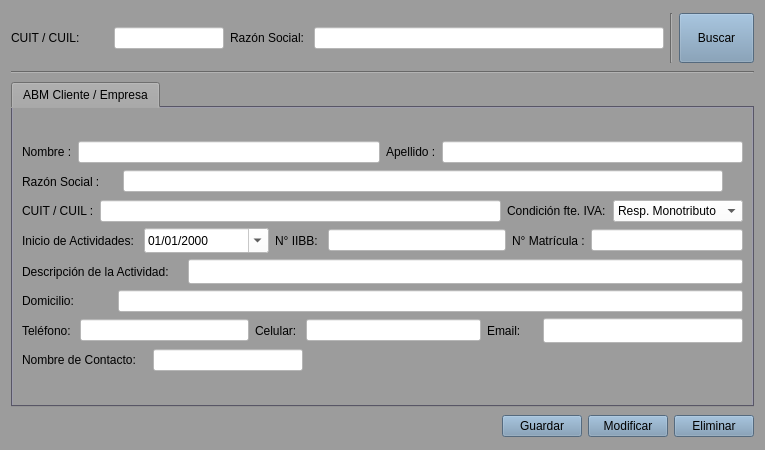
<?xml version="1.0" encoding="UTF-8"?>
<ui version="4.0">
 <class>form_clientes</class>
 <widget class="QWidget" name="form_clientes">
  <property name="geometry">
   <rect>
    <x>0</x>
    <y>0</y>
    <width>765</width>
    <height>450</height>
   </rect>
  </property>
  <property name="minimumSize">
   <size>
    <width>765</width>
    <height>450</height>
   </size>
  </property>
  <property name="maximumSize">
   <size>
    <width>1920</width>
    <height>1080</height>
   </size>
  </property>
  <property name="windowTitle">
   <string>Cliente / Empresa</string>
  </property>
  <property name="styleSheet">
   <string notr="true">font: 10pt &quot;Liberation Sans&quot;;
color: rgb(0, 0, 0);
background-color: rgb(156, 156, 156);
selection-background-color: rgb(164, 190, 221);
selection-color: rgb(0, 0, 0);</string>
  </property>
  <layout class="QGridLayout" name="gridLayout_2">
   <item row="0" column="0">
    <layout class="QHBoxLayout" name="horizontalLayout_17">
     <item>
      <layout class="QHBoxLayout" name="horizontalLayout_15">
       <item>
        <widget class="QLabel" name="label_15">
         <property name="text">
          <string>CUIT / CUIL: </string>
         </property>
        </widget>
       </item>
       <item>
        <widget class="QLineEdit" name="lne_cuit">
         <property name="minimumSize">
          <size>
           <width>110</width>
           <height>0</height>
          </size>
         </property>
         <property name="maximumSize">
          <size>
           <width>110</width>
           <height>16777215</height>
          </size>
         </property>
         <property name="styleSheet">
          <string notr="true">background-color: rgb(255, 255, 255);
color: rgb(0, 0, 0);</string>
         </property>
         <property name="text">
          <string/>
         </property>
        </widget>
       </item>
      </layout>
     </item>
     <item>
      <layout class="QHBoxLayout" name="horizontalLayout_16">
       <item>
        <widget class="QLabel" name="label_16">
         <property name="text">
          <string>Razón Social: </string>
         </property>
        </widget>
       </item>
       <item>
        <widget class="QLineEdit" name="lne_razon_social">
         <property name="minimumSize">
          <size>
           <width>350</width>
           <height>0</height>
          </size>
         </property>
         <property name="maximumSize">
          <size>
           <width>350</width>
           <height>16777215</height>
          </size>
         </property>
         <property name="styleSheet">
          <string notr="true">background-color: rgb(255, 255, 255);
color: rgb(0, 0, 0);</string>
         </property>
        </widget>
       </item>
      </layout>
     </item>
     <item>
      <widget class="Line" name="line">
       <property name="orientation">
        <enum>Qt::Vertical</enum>
       </property>
      </widget>
     </item>
     <item>
      <widget class="QPushButton" name="btn_buscar">
       <property name="minimumSize">
        <size>
         <width>75</width>
         <height>50</height>
        </size>
       </property>
       <property name="maximumSize">
        <size>
         <width>75</width>
         <height>50</height>
        </size>
       </property>
       <property name="styleSheet">
        <string notr="true">background-color: rgb(119, 149, 177);</string>
       </property>
       <property name="text">
        <string>Buscar</string>
       </property>
      </widget>
     </item>
    </layout>
   </item>
   <item row="1" column="0">
    <widget class="Line" name="line_2">
     <property name="orientation">
      <enum>Qt::Horizontal</enum>
     </property>
    </widget>
   </item>
   <item row="2" column="0">
    <widget class="QTabWidget" name="tabWidget">
     <property name="minimumSize">
      <size>
       <width>600</width>
       <height>325</height>
      </size>
     </property>
     <property name="maximumSize">
      <size>
       <width>750</width>
       <height>325</height>
      </size>
     </property>
     <property name="styleSheet">
      <string notr="true">QTabWidget{
background-color: rgb(123, 121, 143);
}
QLineEdit {
background-color: rgb(255, 255, 255);
color: rgb(0, 0, 0);
}
QComboBox{
background-color: rgb(255, 255, 255);
color: rgb(0, 0, 0);
}</string>
     </property>
     <property name="currentIndex">
      <number>0</number>
     </property>
     <widget class="QWidget" name="tab">
      <attribute name="title">
       <string>ABM Cliente / Empresa</string>
      </attribute>
      <layout class="QGridLayout" name="gridLayout">
       <item row="0" column="0">
        <layout class="QVBoxLayout" name="verticalLayout_3">
         <item>
          <layout class="QVBoxLayout" name="verticalLayout_2">
           <item>
            <layout class="QHBoxLayout" name="horizontalLayout_18">
             <item>
              <layout class="QHBoxLayout" name="horizontalLayout">
               <item>
                <widget class="QLabel" name="label">
                 <property name="text">
                  <string>Nombre :</string>
                 </property>
                </widget>
               </item>
               <item>
                <widget class="QLineEdit" name="lne_nombre">
                 <property name="styleSheet">
                  <string notr="true">background-color: rgb(255, 255, 255);</string>
                 </property>
                </widget>
               </item>
              </layout>
             </item>
             <item>
              <layout class="QHBoxLayout" name="horizontalLayout_2">
               <item>
                <widget class="QLabel" name="label_2">
                 <property name="text">
                  <string>Apellido :</string>
                 </property>
                </widget>
               </item>
               <item>
                <widget class="QLineEdit" name="lne_apellido">
                 <property name="styleSheet">
                  <string notr="true">background-color: rgb(255, 255, 255);</string>
                 </property>
                </widget>
               </item>
              </layout>
             </item>
            </layout>
           </item>
           <item>
            <layout class="QHBoxLayout" name="horizontalLayout_3">
             <item alignment="Qt::AlignLeft">
              <widget class="QLabel" name="label_3">
               <property name="minimumSize">
                <size>
                 <width>95</width>
                 <height>25</height>
                </size>
               </property>
               <property name="maximumSize">
                <size>
                 <width>95</width>
                 <height>25</height>
                </size>
               </property>
               <property name="text">
                <string>Razón Social :</string>
               </property>
              </widget>
             </item>
             <item>
              <widget class="QLineEdit" name="lne_razon_social_nuevo">
               <property name="minimumSize">
                <size>
                 <width>600</width>
                 <height>0</height>
                </size>
               </property>
               <property name="maximumSize">
                <size>
                 <width>600</width>
                 <height>16777215</height>
                </size>
               </property>
               <property name="styleSheet">
                <string notr="true">background-color: rgb(255, 255, 255);</string>
               </property>
              </widget>
             </item>
             <item>
              <spacer name="horizontalSpacer_3">
               <property name="orientation">
                <enum>Qt::Horizontal</enum>
               </property>
               <property name="sizeHint" stdset="0">
                <size>
                 <width>40</width>
                 <height>20</height>
                </size>
               </property>
              </spacer>
             </item>
            </layout>
           </item>
           <item>
            <layout class="QHBoxLayout" name="horizontalLayout_19">
             <item>
              <layout class="QHBoxLayout" name="horizontalLayout_4">
               <item>
                <widget class="QLabel" name="label_4">
                 <property name="text">
                  <string>CUIT / CUIL :</string>
                 </property>
                </widget>
               </item>
               <item>
                <widget class="QLineEdit" name="lne_cuit_nuevo">
                 <property name="styleSheet">
                  <string notr="true">background-color: rgb(255, 255, 255);</string>
                 </property>
                </widget>
               </item>
              </layout>
             </item>
             <item>
              <layout class="QHBoxLayout" name="horizontalLayout_5">
               <item>
                <widget class="QLabel" name="label_5">
                 <property name="minimumSize">
                  <size>
                   <width>100</width>
                   <height>0</height>
                  </size>
                 </property>
                 <property name="maximumSize">
                  <size>
                   <width>120</width>
                   <height>16777215</height>
                  </size>
                 </property>
                 <property name="text">
                  <string>Condición fte. IVA:</string>
                 </property>
                </widget>
               </item>
               <item>
                <widget class="QComboBox" name="cbx_iva">
                 <property name="styleSheet">
                  <string notr="true">background-color: rgb(255, 255, 255);</string>
                 </property>
                 <item>
                  <property name="text">
                   <string>Resp. Monotributo</string>
                  </property>
                 </item>
                 <item>
                  <property name="text">
                   <string>Resp. Inscripto</string>
                  </property>
                 </item>
                 <item>
                  <property name="text">
                   <string>Exento</string>
                  </property>
                 </item>
                 <item>
                  <property name="text">
                   <string>No Alcanzado</string>
                  </property>
                 </item>
                 <item>
                  <property name="text">
                   <string>Consumidor Final</string>
                  </property>
                 </item>
                </widget>
               </item>
              </layout>
             </item>
            </layout>
           </item>
           <item>
            <layout class="QHBoxLayout" name="horizontalLayout_20">
             <item>
              <layout class="QHBoxLayout" name="horizontalLayout_6">
               <item>
                <widget class="QLabel" name="label_6">
                 <property name="text">
                  <string>Inicio de Actividades: </string>
                 </property>
                </widget>
               </item>
               <item>
                <widget class="QDateEdit" name="dte_fec_actividad">
                 <property name="minimumSize">
                  <size>
                   <width>125</width>
                   <height>25</height>
                  </size>
                 </property>
                 <property name="maximumSize">
                  <size>
                   <width>125</width>
                   <height>25</height>
                  </size>
                 </property>
                 <property name="styleSheet">
                  <string notr="true">background-color: rgb(255, 255, 255);</string>
                 </property>
                 <property name="displayFormat">
                  <string>dd/MM/yyyy</string>
                 </property>
                 <property name="calendarPopup">
                  <bool>true</bool>
                 </property>
                </widget>
               </item>
              </layout>
             </item>
             <item>
              <layout class="QHBoxLayout" name="horizontalLayout_12">
               <item>
                <widget class="QLabel" name="label_13">
                 <property name="text">
                  <string>N° IIBB: </string>
                 </property>
                </widget>
               </item>
               <item>
                <widget class="QLineEdit" name="lne_iibb">
                 <property name="styleSheet">
                  <string notr="true">background-color: rgb(255, 255, 255);</string>
                 </property>
                </widget>
               </item>
              </layout>
             </item>
             <item>
              <layout class="QHBoxLayout" name="horizontalLayout_13">
               <item>
                <widget class="QLabel" name="label_14">
                 <property name="text">
                  <string>N° Matrícula :</string>
                 </property>
                </widget>
               </item>
               <item>
                <widget class="QLineEdit" name="lne_matricula">
                 <property name="styleSheet">
                  <string notr="true">background-color: rgb(255, 255, 255);</string>
                 </property>
                </widget>
               </item>
              </layout>
             </item>
            </layout>
           </item>
          </layout>
         </item>
         <item>
          <layout class="QVBoxLayout" name="verticalLayout">
           <item>
            <layout class="QHBoxLayout" name="horizontalLayout_22">
             <item>
              <widget class="QLabel" name="label_7">
               <property name="minimumSize">
                <size>
                 <width>160</width>
                 <height>0</height>
                </size>
               </property>
               <property name="maximumSize">
                <size>
                 <width>175</width>
                 <height>16777215</height>
                </size>
               </property>
               <property name="text">
                <string>Descripción de la Actividad: </string>
               </property>
              </widget>
             </item>
             <item>
              <widget class="QLineEdit" name="lne_actividad">
               <property name="minimumSize">
                <size>
                 <width>550</width>
                 <height>25</height>
                </size>
               </property>
               <property name="maximumSize">
                <size>
                 <width>575</width>
                 <height>25</height>
                </size>
               </property>
               <property name="styleSheet">
                <string notr="true">background-color: rgb(255, 255, 255);</string>
               </property>
              </widget>
             </item>
            </layout>
           </item>
           <item>
            <layout class="QHBoxLayout" name="horizontalLayout_7">
             <item>
              <widget class="QLabel" name="label_8">
               <property name="text">
                <string>Domicilio:</string>
               </property>
              </widget>
             </item>
             <item>
              <widget class="QLineEdit" name="lne_domicilio">
               <property name="minimumSize">
                <size>
                 <width>625</width>
                 <height>0</height>
                </size>
               </property>
               <property name="maximumSize">
                <size>
                 <width>625</width>
                 <height>16777215</height>
                </size>
               </property>
               <property name="styleSheet">
                <string notr="true">background-color: rgb(255, 255, 255);</string>
               </property>
              </widget>
             </item>
            </layout>
           </item>
           <item>
            <layout class="QHBoxLayout" name="horizontalLayout_21">
             <item>
              <layout class="QHBoxLayout" name="horizontalLayout_8">
               <item>
                <widget class="QLabel" name="label_9">
                 <property name="text">
                  <string>Teléfono: </string>
                 </property>
                </widget>
               </item>
               <item>
                <widget class="QLineEdit" name="lne_telefono">
                 <property name="styleSheet">
                  <string notr="true">background-color: rgb(255, 255, 255);</string>
                 </property>
                </widget>
               </item>
              </layout>
             </item>
             <item>
              <layout class="QHBoxLayout" name="horizontalLayout_9">
               <item>
                <widget class="QLabel" name="label_10">
                 <property name="text">
                  <string>Celular: </string>
                 </property>
                </widget>
               </item>
               <item>
                <widget class="QLineEdit" name="lne_celular">
                 <property name="styleSheet">
                  <string notr="true">background-color: rgb(255, 255, 255);</string>
                 </property>
                </widget>
               </item>
              </layout>
             </item>
             <item>
              <layout class="QHBoxLayout" name="horizontalLayout_10">
               <item>
                <widget class="QLabel" name="label_11">
                 <property name="minimumSize">
                  <size>
                   <width>50</width>
                   <height>25</height>
                  </size>
                 </property>
                 <property name="maximumSize">
                  <size>
                   <width>50</width>
                   <height>25</height>
                  </size>
                 </property>
                 <property name="text">
                  <string>Email: </string>
                 </property>
                </widget>
               </item>
               <item>
                <widget class="QLineEdit" name="lne_email">
                 <property name="minimumSize">
                  <size>
                   <width>200</width>
                   <height>25</height>
                  </size>
                 </property>
                 <property name="maximumSize">
                  <size>
                   <width>200</width>
                   <height>25</height>
                  </size>
                 </property>
                 <property name="styleSheet">
                  <string notr="true">background-color: rgb(255, 255, 255);</string>
                 </property>
                </widget>
               </item>
              </layout>
             </item>
            </layout>
           </item>
           <item>
            <layout class="QHBoxLayout" name="horizontalLayout_11">
             <item alignment="Qt::AlignLeft">
              <widget class="QLabel" name="label_12">
               <property name="minimumSize">
                <size>
                 <width>125</width>
                 <height>0</height>
                </size>
               </property>
               <property name="maximumSize">
                <size>
                 <width>125</width>
                 <height>16777215</height>
                </size>
               </property>
               <property name="text">
                <string>Nombre de Contacto: </string>
               </property>
              </widget>
             </item>
             <item>
              <widget class="QLineEdit" name="lne_contacto">
               <property name="minimumSize">
                <size>
                 <width>150</width>
                 <height>0</height>
                </size>
               </property>
               <property name="maximumSize">
                <size>
                 <width>150</width>
                 <height>16777215</height>
                </size>
               </property>
               <property name="styleSheet">
                <string notr="true">background-color: rgb(255, 255, 255);</string>
               </property>
              </widget>
             </item>
             <item>
              <spacer name="horizontalSpacer">
               <property name="orientation">
                <enum>Qt::Horizontal</enum>
               </property>
               <property name="sizeHint" stdset="0">
                <size>
                 <width>40</width>
                 <height>20</height>
                </size>
               </property>
              </spacer>
             </item>
            </layout>
           </item>
          </layout>
         </item>
        </layout>
       </item>
      </layout>
     </widget>
    </widget>
   </item>
   <item row="3" column="0">
    <layout class="QHBoxLayout" name="horizontalLayout_14">
     <item>
      <spacer name="horizontalSpacer_2">
       <property name="orientation">
        <enum>Qt::Horizontal</enum>
       </property>
       <property name="sizeHint" stdset="0">
        <size>
         <width>40</width>
         <height>20</height>
        </size>
       </property>
      </spacer>
     </item>
     <item>
      <widget class="QPushButton" name="btn_grabar">
       <property name="styleSheet">
        <string notr="true">background-color: rgb(119, 149, 177);</string>
       </property>
       <property name="text">
        <string>Guardar</string>
       </property>
      </widget>
     </item>
     <item alignment="Qt::AlignRight">
      <widget class="QPushButton" name="btn_modificar">
       <property name="styleSheet">
        <string notr="true">background-color: rgb(119, 149, 177);</string>
       </property>
       <property name="text">
        <string>Modificar</string>
       </property>
      </widget>
     </item>
     <item alignment="Qt::AlignRight">
      <widget class="QPushButton" name="btn_eliminar">
       <property name="styleSheet">
        <string notr="true">background-color: rgb(119, 149, 177);</string>
       </property>
       <property name="text">
        <string>Eliminar</string>
       </property>
      </widget>
     </item>
    </layout>
   </item>
  </layout>
  <zorder>tabWidget</zorder>
  <zorder>line_2</zorder>
 </widget>
 <tabstops>
  <tabstop>lne_cuit</tabstop>
  <tabstop>lne_razon_social</tabstop>
  <tabstop>btn_buscar</tabstop>
  <tabstop>tabWidget</tabstop>
  <tabstop>lne_nombre</tabstop>
  <tabstop>lne_apellido</tabstop>
  <tabstop>lne_razon_social_nuevo</tabstop>
  <tabstop>lne_cuit_nuevo</tabstop>
  <tabstop>cbx_iva</tabstop>
  <tabstop>dte_fec_actividad</tabstop>
  <tabstop>lne_iibb</tabstop>
  <tabstop>lne_matricula</tabstop>
  <tabstop>lne_actividad</tabstop>
  <tabstop>lne_domicilio</tabstop>
  <tabstop>lne_telefono</tabstop>
  <tabstop>lne_celular</tabstop>
  <tabstop>lne_email</tabstop>
  <tabstop>lne_contacto</tabstop>
  <tabstop>btn_grabar</tabstop>
  <tabstop>btn_modificar</tabstop>
  <tabstop>btn_eliminar</tabstop>
 </tabstops>
 <resources/>
 <connections/>
</ui>
